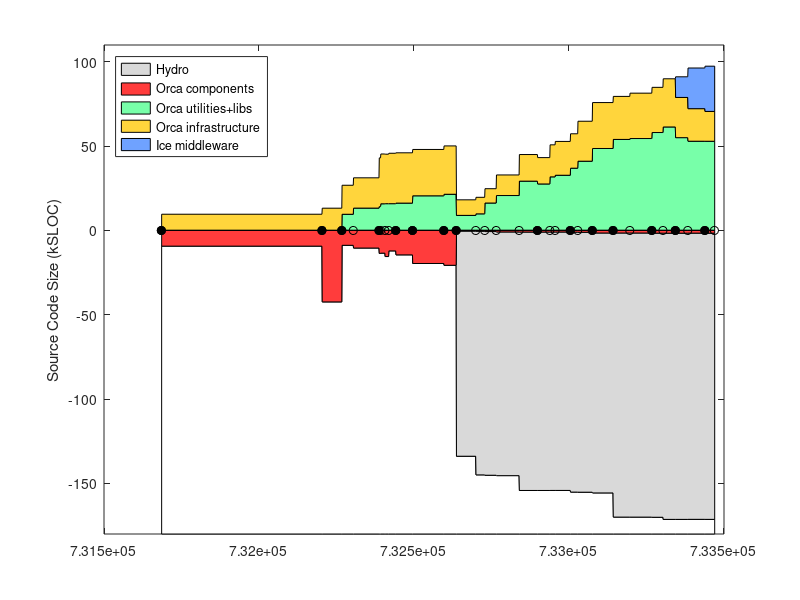

Write the MATLAB code that produced this figure. (Note: this script raises an error after producing the figure.)
% keep track of orca project size using sloccount
clear all

%%%%%%%%%% DATA %%%%%%%%%%%%%%%%%%%%

% include/* except: include/{Freeze IceSSL IcePatch2}
% src/{Ice Slice IceGrid icecpp IceStorm slice2cpp IceUtil IceBox IceXML}
%  Sice212 = [
%  (7842-1000) + (22093+18419+11499+10568+4392+4200+4252+567+316)
%  ];
%  Sice301 = [
%  (8164-1000) + (23018+19384+19169+10596+4479+4343+4308+622+319)
%  ];
% same as above, but now also add Java:
% src/{IceInternal Ice IceUtil IceBox}
%  Sice310 = [
%  (8810-1200) + (24275+20494+22689+10587+4569+4877+4770+667+319) + (13190+6915+1262+493)
%  ];
%  Sice311 = [
%  (8950-1275) + (24511+20505+22898+10590+4600+4884+4782+683+323) + (13266+6929+1262+504)
%  ];

% it's much easier to count the whole of Ice (we use most of it anyway)
% sloccount include/ src/
% (this does not account for .ice files in [ice]/slice/* but it's a small fraction of total)
Sice212 = 133523;
Sice301 = 144513;
Sice310 = 153243;
Sice311 = 154145;
Sice320 = 168475;
Sice321 = 169725;

% indeces
iyy=1;
imm=2;
idd=3;
iver=4;
isub=5;
ibase=6;
icomp=7;
iutil=8;
iad=9;

Sorca = [ ...
% YY    MM  DD  ?   SUB     BASE        COMP           UTILS    A&D VERSION
% 0.8.6: a single distro, divide in halves arbitrarily
2003     4  14  1   0       18930/2     18930/2             0   0   % 0.8.6 (last change in doc/ChangeLog
% BASE: orca-base
% COMP: sloccount orca-components/src/components
% UTIL: slocc orca-components/src/util
2004     9  13  1   0       42543   13047   0       0   % 0.11.0
2004    11  16  1   0       8963    17208   9441    0   % 0.12.0
2004    12  23  0   0       10596   17965   13094   0   % 0.12.1
2005     3  16  1   0       13767   28881   14005   0   % 0.13.0
2005     3  21  0   0       13620   29524   15665   0   % 0.13.1
2005     4   4  0   0       15630   29345   15727   0   % 0.13.2
2005     4  16  0   0       12283   29897   15724   0   % 0.13.3
2005     5   9  1   0       14639   29838   16056   0   % 0.14.0
2005     7   2  1   0       19751   27479   20395   0   % 0.15.0
2005    10  11  1   0       20818   28675   21303   0   % 1.0.0
% BASE: c_ount src/interfaces/slice/orca/*.ice
% COMP: sloccount src/components
% UTIL: sloccount src/utils
2005    11  20  1   Sice212 530    9226         8781        0   % 2.0.0-rc1
2006     1  22  0   Sice301 596    9801         9695        0   % 2.0.0-rc2
% UTIL-IN-COMP: sloccount components/log* 
% COMP: sloccount components MINUS UTIL-IN-COMP
% UTIL: sloccount utils PLUS UTIL-IN-COMP
2006     2  20  0   Sice301 813    9867-1372    14734+1372  0  % 2.0.0-rc3
% UTIL-IN-COMP: sloccount components/orcaview* components/log*
2006     3  29  0   Sice301 1052   14625-2421   18131+2421  0  % 2.0.0-rc4
2006     6  11  0   Sice310 1116   19999-4215   24867+4215  0  % 2.0.0-rc5  
2006     8   9  1   Sice310 1116   19979-4348   23066+4348  0  % 2.0.0
2006     9  18  0   Sice310 1094   19317-329    31304+329   0  % 2.0.1
2006    10   5  0   Sice310 1094   20384-329    32255+329   0  % 2.0.2
2006    11  23  1   Sice311 1178   21408-1001   35768+1001  0  % 2.1.0
% BASE: c_count src/interfaces/slice/orca/*.ice
% COMP: sloccount src/components
% UTIL: sloccount src/utils src/libs
% to count lines in *.ice files, rename them to *.cpp like this:
% $cd src/interfaces/slice/orca; for file in *; do mv $file `echo $file | sed s/.ice/.cpp/`; done
2006    12  17  0   Sice311 1240    23701   40914  0   % 2.1.1
2007     2   2  1   Sice311 1671    27238   48446  0   % 2.2.0
2007     4  10  1   Sice320 1671    25512   53828  0   % 2.3.0
2007     6   3  0   Sice320 1682    26905   54359  0   % 2.4.0
2007     8  13  1   Sice320 1772    26795   57918  0    % 2.5.0
2007     9  18  0   Sice321 1787    28573   61216  0    % 2.6.0
% A&D: Hydro: sloccount src
2007    10  28  1   Sice321 1787    23840   54879  12251    % 2.7.0
2007    12   7  0   Sice321 1750    19312   52762  24104    % 2.8.0
2008     1  31  1   Sice321 1775    17695   52741  26826    % 2.9.0
];
Vorca ={'0.8.6', '0.11.0', '0.12.0', '0.12.1', '0.13.0', '0.13.1', '0.13.2', '0.13.3', '0.14.0', '0.15.0', '1.0.0', ...
    '2.0.0-rc1', '2.0.0-rc2', '2.0.0-rc3', '2.0.0-rc4', '2.0.0-rc5', '2.0.0', '2.0.1', '2.0.2', '2.1.0', '2.1.1', ...
    '2.2.0', '2.3.0', '2.4.0', '2.5.0', '2.6.0', '2.7.0', '2.8.0', '2.9.0' }';

% add a dummy release just for display
Sorca(end+1,:) = Sorca(end,:);
Sorca(end,imm) = Sorca(end,imm)+1;
Sorca(end,iver) = 0;
Vorca{end+1} = 'dummy';

% convert dates
Torca = datenum(Sorca(:,iyy),Sorca(:,imm),Sorca(:,idd));

% 2nd digit releases
i2 = (Sorca(:,iver)==1);
Torca2 = Torca(i2);
Vorca2 = Vorca(i2);

% for comparison, ASN
%  Sasn = 90433;

Sgenom = [
% YY    MM  DD  ? SUB   BASE    COMP    UTIL    VERSION
% SUB : cd pocolibs-2.3; sloccount include src
% BASE: cd genom-2.0; sloccount include src
% COMP: 0
% UTIL: 0 
2007    8   31  1  9786    11368   0   0       % 2.0
];

Splayer = [ 
% YY    MM  DD  ?   SUB     BASE                COMP       UTIL  VERSION
% BASE: (server-drivers)+client_libs
% COMP: drivers + utils
2002    12 04   1  0    (17331-12037)+9188      12037+2685 0    % 1.3.1
2003    7  15   1  0    (30452-24334)+12458     24334+3064 0    % 1.4-rc1
2003    12 07   1  0    (37378-30947)+13110     30947+9633 0    % 1.4-rc2
2004    5  31   1  0    (49225-42643)+13664     42643+3550 0    % 1.5
2004    11 12   1  0    (50758-43190)+13545     43190+4479 0    % 1.6
2005    1  31   0  0    (52069-44517)+13576     44517+4662 0    % 1.6.2
2005    7  28   0  0    (53348-45686)+14300     45686+5188 0    % 1.6.5
% BASE: (libplayercore-./bindings) + client_libs + (libplayertcp-./bindings)
% note: libplayerxdr is autogenerated
% COMP: server + utils
2005    10 25   0  0    (4866-0)+7560+(1391-0)  46474+5725  0   % 2.0pre7
% SUB : 0
% BASE: sloccount libplayercore client_libs libplayertcp 
%           MINUS sloccount libplayercore/bindings/ libplayertcp/bindings
% note: libplayerxdr is autogenerated
% COMP: sloccount server 
% UTIL: sloccount utils PLUS stage/src
2006    2  28   1  0    63992-47749-1291        54704       0     % 2.0.0
2006    3  25   1  0    65606-48912-1291        53033       0     % 2.0.1
2006    6   9   1  0    69083-51546-1319        61421       0     % 2.0.2
2006    9  26   1  0    69388-51546-1319        64088       13606       % 2.0.3
2007    5   2   1  0    69602-51686-1359        58396       9589+13606  % 2.0.4
2007   12  13   1  0    34980-2039              74385       11417+15464 % 2.1.0rc1
];
Tplayer = datenum(Splayer(:,1),Splayer(:,2),Splayer(:,3));

Saria = [
% YY    MM  DD  ? SUB   BASE    COMP    UTIL    VERSION
% SUB : 0
% BASE: sloccount ArNetworking/include/ ArNetworking/src/
% COMP: sloccount include src
% UTIL: 0 
2007    2   20  1  0    15854   45965   0       % 2.5.1
];

Scarmen = [
% YY    MM  DD  ?   SUB     BASE    COMP                    UTIL   VERSION
% SUB : cd src; sloccount ipc
% BASE: sloccount carmenpp global java python
% COMP: sloccount src MINUS all other
% UTIL: sloccount logger logtools mapeditor param_daemon robotgui simulator 
2007    8   15  1  24965    12032   107745-24965-12032-19629  19629   % 0.6.7
];

Sorocos = [
% YY    MM  DD  ?   SUB     BASE    COMP                        UTIL   VERSION
% SUB : cd ACE_wrappers; sloccount ace PLUS sloccount TAO/tao/
% BASE: ?
% LIBS: sloccount orocos-bfl-[VERSION]-src/src PLUS sloccount kdl-[VERSION]/kdl
% COMP: sloccount orocos-rtt-[VERSION]/src PLUS cd orocos-ocl-[VERSION]; sloccount hardware motion_control
% UTIL: cd orocos-ocl-[VERSION]; sloccount taskbrowser signals deployment reporting viewer ocl 
2007    8   15  1  160300+237011   0   (7767+12865)+(48971+20068)    5104   % ace-5.5, tao-1.5, rtt-1.2.1, bfl-0.6.1, kdl-0.4, ocl-0.4.1
];

Syarp = [
% YY    MM  DD  ?   SUB  BASE     COMP       UTIL   VERSION
% SUB : 0
% BASE: sloccount libYARP_OS libYARP_OS_compat
% COMP: sloccount yarpdev libYARP_dev libYARP_math libYARP_sig libYARP_sig_compat 
% UTIL: sloccount yarp-imageviewer modules
2007    7   26  1  0     21633   23528    1613   % 2.1.6
];

% YY    MM  DD  ?   SUB  BASE     COMP       UTIL
% SUB : 0
% BASE: 0
% COMP: sloccount . (matlab files will not be counted)
% UTIL: 0
Sopenslam = [
2007    8   16  1   0    0        23719      0
];

%%%%%%%%%% PLOTTING %%%%%%%%%%%%%%%%%%%%

Smax = 180;
d0 = [Torca Torca+1]'; d0=d0(:); d0(1)=[];
d1 = Smax-Sorca(:,isub)-Sorca(:,ibase); d1 = [d1 d1]'; d1=d1(:); d1(end)=[];
d2 = Sorca(:,isub); d2 = [d2 d2]'; d2=d2(:); d2(end)=[];
d3 = Sorca(:,ibase); d3 = [d3 d3]'; d3=d3(:); d3(end)=[];
d4 = Sorca(:,icomp); d4 = [d4 d4]'; d4=d4(:); d4(end)=[];
d5 = Sorca(:,iutil); d5 = [d5 d5]'; d5=d5(:); d5(end)=[];
d6 = Sorca(:,iad); d6 = [d6 d6]'; d6=d6(:); d6(end)=[];

figure(1), clf
ha=area( d0, [d1 d2 d3 d5 d4 d6]/1e3, -Smax ); hold on
plot( Torca, 0*Torca, 'k-o' )
h2=plot( Torca2, 0*Torca2, 'ko' );
set(h2,'markerfacecolor','k')
ylabel('Source Code Size (kSLOC)')

% colors
white = 1*[1 1 1];
gray = .85*[1 1 1];
red = min(255,[255 0 0]+60)/255;
orange = min(255,[255 153 0]+60)/255;
green = min(255,[60 255 109]+60)/255;
blue = min(255,[51 102 255]+60)/255;

set(ha(1),'facecolor', white);
set(ha(2),'facecolor', gray);
set(ha(3),'facecolor', red);
set(ha(4),'facecolor', green);
set(ha(5),'facecolor', orange);
set(ha(6),'facecolor', blue);
ha(1)=[];
legend(fliplr(ha),'Hydro','Orca components','Orca utilities+libs','Orca infrastructure','Ice middleware', 'Location','NorthWest')
%  xlim(datenum([2004;2005],[7;7],[1;1]) )
ylim([-Smax 110])
ax=axis;
%  xlim( [ax(1) datenum([2006 12 31])] )
ax=axis;
% label releases
mark('x', Torca2 )
i2odd = (1:2:length(Torca2));
ht = text(Torca2(i2odd)+5,.04*ax(4)*ones(length(i2odd),1),Vorca2(i2odd));
set(ht,'fontsize',8)
i2even = (2:2:length(Torca2));
ht = text(Torca2(i2even)+5,.08*ax(4)*ones(length(i2even),1),Vorca2(i2even));
set(ht,'fontsize',8)
datetick( 'x', 12 )
hp = plot( Tplayer, -Splayer(:,ibase)/1e3, 'k--o', Tplayer, Splayer(:,icomp)/1e3, 'k--o' );
set(hp, 'color', .5*[1 1 1] )
hpt = text( Tplayer(2), -Splayer(2,ibase)/1e3-8, 'Player infrastructure');
set(hpt, 'color', .5*[1 1 1] )
hpt = text( Tplayer(2), (Splayer(2,icomp)+Splayer(2,iutil))/1e3-5, 'Player "components+utils"');
set(hpt, 'color', .5*[1 1 1] )
%mark('y', Dasn(1,1)/1e3 );
%text( datenum([2003 5 1]), Dasn(1,1)/1e3, 'ASN')
xlabel('Releases')
title('http://orca-robotics.sf.net')

ht=text(datenum(2003,7,1),-Smax+15, '*   generated using David A. Wheeler`s SLOCCount' );
set(ht,'fontsize',8)
ht=text(datenum(2003,7,1),-Smax+5, '** see data in [ORCA2]/scripts/matlab/sloccount/slocs.m' );
set(ht,'fontsize',8)

xlim( [ax(1) datenum([2008 2 20])] )
